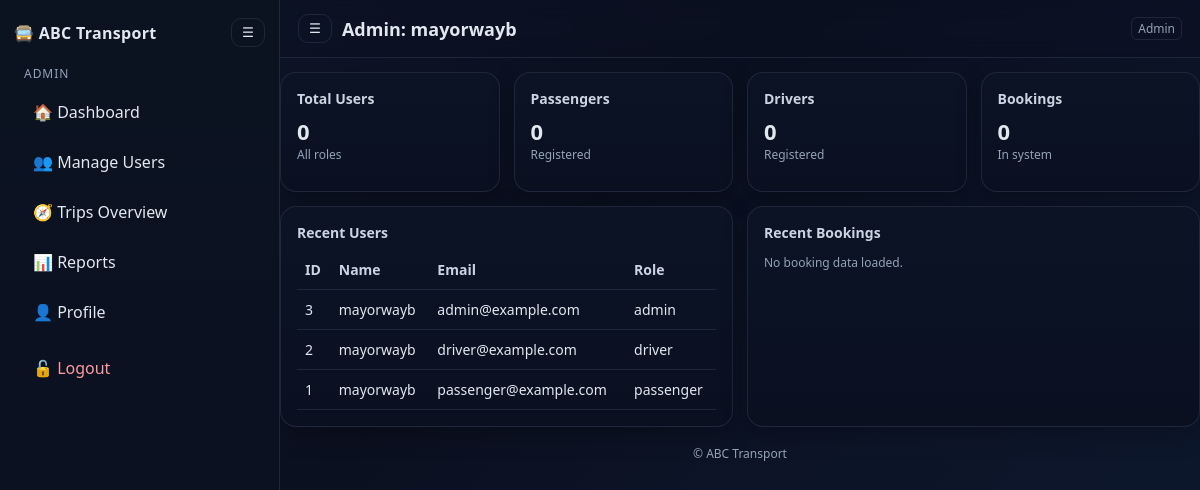
The app's page /manage-users (signed in) with its own data.
### app.py (models this page shows)
class User(db.Model):
    id = db.Column(db.Integer, primary_key=True)
    name = db.Column(db.String(120), default="User")
    email = db.Column(db.String(120), unique=True, nullable=False)
    password = db.Column(db.String(255), nullable=False)
    role = db.Column(db.String(20), nullable=False)  # passenger, driver, admin

### app.py (the view)
        def wrapper(*args, **kwargs):
            if "user_id" not in session:
                flash("Please log in first.", "error")
                return redirect(url_for("login"))
            if session.get("role") != role:
                flash("You are not authorized to view that page.", "error")
                return redirect(url_for("dashboard"))
            return fn(*args, **kwargs)

### app.py (called while the page is built)
def require_role(role):
    def decorator(fn):
        def wrapper(*args, **kwargs):
            if "user_id" not in session:
                flash("Please log in first.", "error")
                return redirect(url_for("login"))
            if session.get("role") != role:
                flash("You are not authorized to view that page.", "error")
                return redirect(url_for("dashboard"))
            return fn(*args, **kwargs)
        wrapper.__name__ = fn.__name__
        return wrapper
    return decorator

@app.route("/manage-users")
@require_role("admin")
def manage_users():
    users = User.query.order_by(User.id.desc()).all()
    return render_template("admin_dashboard.html", active="manage_users", name=session.get("name"), role="admin", users=users)

### templates/admin_dashboard.html (shortened to what this page needs)
<!DOCTYPE html>
<html lang="en">
  <head>
    <link
      rel="stylesheet"
      href="{{ url_for('static', filename='css/dashboard.css') }}"
    />
  </head>
  <body data-active="{{ active|default('dashboard') }}">
    <div class="app">
      <aside id="sidebar" class="sidebar">
        <div class="brand">
          <div class="logo">🚍 ABC Transport</div>
          <button class="toggle js-toggle-sidebar">☰</button>
        </div>
        <div class="section-title">Admin</div>
        <nav>
          <a href="{{ url_for('dashboard') }}" data-item="dashboard"
            >🏠 Dashboard</a
          >
          <a href="{{ url_for('manage_users') }}" data-item="manage_users"
            >👥 Manage Users</a
          >
          <a href="{{ url_for('trips_overview') }}" data-item="trips_overview"
            >🧭 Trips Overview</a
          >
          <a href="{{ url_for('reports') }}" data-item="reports">📊 Reports</a>
          <a href="{{ url_for('profile') }}" data-item="profile">👤 Profile</a>
          <a class="logout" href="{{ url_for('logout') }}">🔓 Logout</a>
        </nav>
      </aside>
      <div id="main">
        <header class="topbar">
          <div class="page-title">
            <button class="toggle js-toggle-sidebar">☰</button>
            <h1>Admin: {{ name }}</h1>
          </div>
          <div class="kbd">Admin</div>
        </header>
        <main class="container">
          <section class="metrics">
            <div class="card">
              <h3>Total Users</h3>
              <div class="value">{{ total_users or 0 }}</div>
              <div class="sub">All roles</div>
            </div>
            <div class="card">
              <h3>Passengers</h3>
              <div class="value">{{ total_passengers or 0 }}</div>
              <div class="sub">Registered</div>
            </div>
            <div class="card">
              <h3>Drivers</h3>
              <div class="value">{{ total_drivers or 0 }}</div>
              <div class="sub">Registered</div>
            </div>
            <div class="card">
              <h3>Bookings</h3>
              <div class="value">{{ total_bookings or 0 }}</div>
              <div class="sub">In system</div>
            </div>
          </section>
          <section class="grid">
            <div class="card span-6">
              <h3>Recent Users</h3>
              {% if users %}
              <table class="table">
                <thead>
                  <tr>
                    <th>ID</th>
                    <th>Name</th>
                    <th>Email</th>
                    <th>Role</th>
                  </tr>
                </thead>
                <tbody>
                  {% for u in users[:8] %}
                  <tr>
                    <td>{{ u.id }}</td>
                    <td>{{ u.name }}</td>
                    <td>{{ u.email }}</td>
                    <td>{{ u.role }}</td>
                  </tr>
                  {% endfor %}
                </tbody>
              </table>
              {% else %}
              <p class="sub">No user data loaded.</p>
              {% endif %}
            </div>
            <div class="card span-6">
              <h3>Recent Bookings</h3>
              {% if bookings %}
              <table class="table">
                <thead>
                  <tr>
                    <th>ID</th>
                    <th>Date</th>
                    <th>Route</th>
                    <th>Status</th>
                  </tr>
                </thead>
                <tbody>
                  {% for b in bookings[:8] %}
                  <tr>
                    <td>{{ b.id }}</td>
                    <td>{{ b.trip_date }}</td>
                    <td>{{ b.origin }} → {{ b.destination }}</td>
                    <td>{{ b.status }}</td>
                  </tr>
                  {% endfor %}
                </tbody>
              </table>
              {% else %}
              <p class="sub">No booking data loaded.</p>
              {% endif %}
            </div>
          </section>
          <div class="footer">© ABC Transport</div>
        </main>
      </div>
    </div>
  </body>
</html>

### static/css/dashboard.css (style rules this page uses)
:root { --bg: #0f172a; --panel: #0b1220; --muted: #94a3b8; --text: #e2e8f0; --brand: #22d3ee; --brand-2: #a78bfa; --card: #0b1325; --border: rgba(148, 163, 184, 0.15); --success: #22c55e; --danger: #ef4444; }
* { box-sizing: border-box; }
html, body { height: 100%; }
body { margin: 0; font-family: ui-sans-serif, system-ui, Segoe UI, Roboto, Inter, Arial; background: linear-gradient(135deg, var(--bg), #0b1020 40%, #0e1a31); color: var(--text); }
.app { display: flex; min-height: 100vh; }
#sidebar { width: 280px; background: linear-gradient(180deg, var(--panel), #0a1020); border-right: 1px solid var(--border); position: sticky; top: 0; height: 100vh; padding: 18px 14px; transition: transform 0.28s ease; }
.brand { display: flex; align-items: center; justify-content: space-between; margin-bottom: 18px; gap: 10px; }
.brand .logo { display: flex; align-items: center; gap: 10px; font-weight: 700; letter-spacing: 0.3px; }
.toggle { background: transparent; border: 1px solid var(--border); color: var(--text); padding: 6px 10px; border-radius: 10px; cursor: pointer; }
.sidebar .section-title { color: var(--muted); font-size: 12px; letter-spacing: 0.08em; text-transform: uppercase; margin: 18px 10px 8px; }
.sidebar nav a { display: flex; align-items: center; gap: 10px; padding: 10px 12px; margin: 6px 6px; text-decoration: none; color: var(--text); border: 1px solid transparent; border-radius: 12px; transition: all 0.18s ease; }
.sidebar .logout { margin-top: 12px; display: flex; align-items: center; gap: 10px; color: #ff9aa2; }
#main { flex: 1; display: flex; flex-direction: column; min-width: 0; }
.topbar { display: flex; justify-content: space-between; align-items: center; padding: 14px 18px; position: sticky; top: 0; z-index: 5; background: rgba(11, 17, 33, 0.4); backdrop-filter: blur(10px); border-bottom: 1px solid var(--border); }
.page-title { display: flex; align-items: center; gap: 10px; }
.page-title h1 { font-size: 18px; margin: 0; }
.kbd { font-size: 12px; color: var(--muted); border: 1px solid var(--border); padding: 2px 6px; border-radius: 6px; }
.metrics { display: grid; grid-template-columns: repeat(4, minmax(0, 1fr)); gap: 14px; margin-top: 14px; }
.card { background: linear-gradient(180deg, var(--card), #0a1020); border: 1px solid var(--border); border-radius: 16px; padding: 16px; min-height: 120px; box-shadow: 0 8px 24px rgba(0, 0, 0, 0.25); }
.card h3 { margin: 0 0 8px; font-size: 14px; color: #cbd5e1; }
.card .value { font-size: 22px; font-weight: 700; }
.card .sub { font-size: 12px; color: var(--muted); }
.grid { display: grid; grid-template-columns: repeat(12, minmax(0, 1fr)); gap: 14px; margin-top: 14px; }
.span-6 { grid-column: span 6 / span 6; }
.table { width: 100%; border-collapse: collapse; }
.table th, .table td { border-bottom: 1px solid var(--border); padding: 10px 8px; text-align: left; font-size: 14px; }
.table th { color: #cbd5e1; font-weight: 600; }
.footer { color: var(--muted); font-size: 12px; text-align: center; padding: 18px; }

### records on screen
User: id "3", name "mayorwayb", email "admin@example.com", role "admin"
User: id "2", name "mayorwayb", email "driver@example.com", role "driver"
User: id "1", name "mayorwayb", email "passenger@example.com", role "passenger"

### other values on screen
{{ name }} "mayorwayb"
{{ total_users or 0 }} "0"
{{ total_passengers or 0 }} "0"
{{ total_drivers or 0 }} "0"
{{ total_bookings or 0 }} "0"
